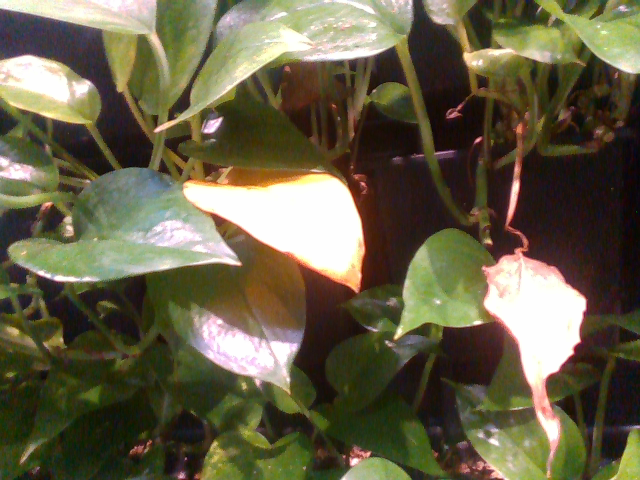
#> input picture test_scripts/perception/training_data/1_Color.png, 640 x 480 px
$ python mahalanobis_rgb_decision_boundary.py
#> lines starting #> are read from the running program, lines starting #| are printed output that depends on the picture
"""Visualize Mahalanobis decision boundaries in RGB space.

Loads a dictionary of statistics saved with `np.save(..., allow_pickle=True)`
under the name ``perception_stats.npy``.  Each entry is expected to be a
sub-dictionary containing at least ``mean`` and ``inv_cov`` (as produced by
the training code in earlier scripts).  Optionally a ``threshold`` value may
be stored; otherwise a default value will be used.

The script reads an image, converts it to RGB and scatter-plots the pixel
values in the R–G plane.  For each class in the stats file a decision boundary
is drawn on the same plot: the locus of points for which
Mahalanobis distance to the class mean equals the chosen threshold.  The B
channel of the contour is fixed at the mean blue value of the class so that
the boundary is a true slice of the 3D ellipsoid.

Usage:
    python mahalanobis_rgb_decision_boundary.py [image_file]

If no image argument is given the script defaults to ``training_data/1_Color.png``
currently used elsewhere in the repo.
"""

import sys
import numpy as np
import matplotlib.pyplot as plt
import cv2
from mpl_toolkits.mplot3d import Axes3D


def mahalanobis_distance_rgb(r, g, b, mean, inv_cov):
    """Return squared Mahalanobis distance of rgb vectors to mean.

    ``r`` and ``g`` are arrays of identical shape; ``b`` may be a scalar or
    array broadcastable to that shape. ``mean`` is length-3 and ``inv_cov`` is
    3x3.
    """
    # broadcast b to match r, g
    b_arr = np.full_like(r, b) if np.isscalar(b) else b
    pts = np.stack([r, g, b_arr], axis=-1)
    diff = pts - mean
    d2 = np.einsum('...i,ij,...j->...', diff, inv_cov, diff)
    return d2


def load_stats(path="perception_stats.npy"):
    stats = np.load(path, allow_pickle=True).item()
    return stats


def draw_ellipsoid(ax, mean, inv_cov, thresh, color, alpha=0.2):
    """Plot an ellipsoid corresponding to Mahalanobis distance = thresh.

    inv_cov: inverse covariance matrix
    """
    # eigen-decomposition of inv_cov
    w, v = np.linalg.eigh(inv_cov)
    # radii in eigenbasis: sqrt(thresh / lambda)
    radii = np.sqrt(thresh / w)
    # parameterise unit sphere
    u = np.linspace(0, 2*np.pi, 60)
    v_ang = np.linspace(0, np.pi, 30)
    x = np.outer(np.cos(u), np.sin(v_ang))
    y = np.outer(np.sin(u), np.sin(v_ang))
    z = np.outer(np.ones_like(u), np.cos(v_ang))
    # scale by radii
    for i in range(x.shape[0]):
        for j in range(x.shape[1]):
            [x[i,j], y[i,j], z[i,j]] = radii * np.array([x[i,j], y[i,j], z[i,j]])
    # rotate and translate
    for i in range(x.shape[0]):
        for j in range(x.shape[1]):
            vec = np.array([x[i,j], y[i,j], z[i,j]])
            xyz = v @ vec + mean
            x[i,j], y[i,j], z[i,j] = xyz
    ax.plot_surface(x, y, z, color=color, alpha=alpha, linewidth=0, antialiased=True)


def main():
    img_file = sys.argv[1] if len(sys.argv) > 1 else "training_data/1_Color.png"
    img_bgr = cv2.imread(img_file)
#> img_bgr is the input picture: shape (480, 640, 3); mean B, G, R 70.9, 95.6, 101.8
    assert img_bgr is not None, f"Failed to load {img_file}"
    img_rgb = cv2.cvtColor(img_bgr, cv2.COLOR_BGR2RGB)
    pixels = img_rgb.reshape(-1, 3)

    stats = load_stats()
#> (reads test_scripts/perception/perception_stats.npy from the repository)

    # choose a grid resolution for R,G
    grid_n = 200
    r_vals = np.linspace(0, 255, grid_n)
    g_vals = np.linspace(0, 255, grid_n)
    R, G = np.meshgrid(r_vals, g_vals)
    # create 3D scatter
    fig = plt.figure(figsize=(10, 8))
    ax = fig.add_subplot(111, projection='3d')
    sel = np.random.choice(pixels.shape[0], size=min(50000, pixels.shape[0]), replace=False)
    ax.scatter(pixels[sel, 0], pixels[sel, 1], pixels[sel, 2], s=1, alpha=0.3, c='k')

    # draw an ellipsoid for each class
    for cls, entry in stats.items():
        mean = np.asarray(entry["mean"])
        inv_cov = np.asarray(entry["inv_cov"])
        thresh = entry.get("threshold", 5.0)
        color = np.random.rand(3,)
        draw_ellipsoid(ax, mean, inv_cov, thresh, color=color, alpha=0.2)
        # label using a proxy point at mean
        ax.text(mean[0], mean[1], mean[2], cls, color=color)

    ax.set_xlabel('R channel')
    ax.set_ylabel('G channel')
    ax.set_zlabel('B channel')
    ax.set_title('RGB pixel cloud with Mahalanobis ellipsoids')
    plt.tight_layout()
    plt.show()
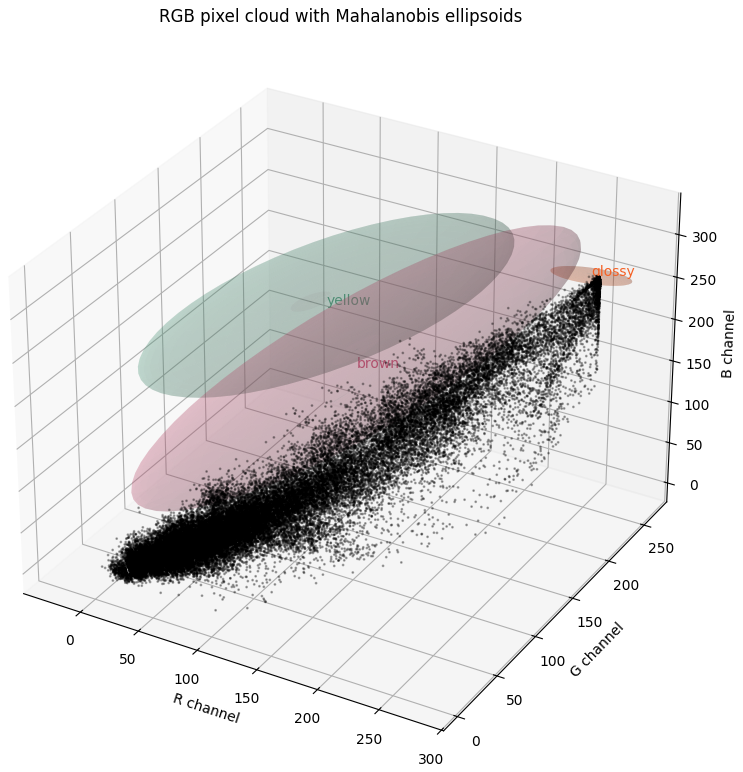
#> figure drawn by matplotlib, 1 panel


if __name__ == '__main__':
    main()
